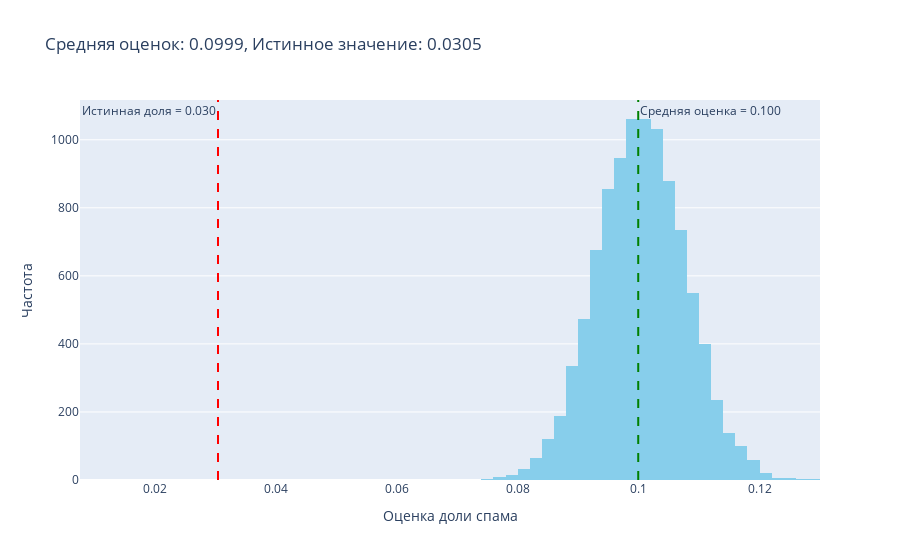

Notebook code cell kept with this figure:
### Markdown cell above
__д) [1 балл]__ Сделайте $10^4$ выборок размера $1000$. Постройте для каждой оценку доли плохих показов. Считайте, что модератор во время разметки безошибочно определяет значение из колонки `is_spam`. 

Нарисуйте гистограмму для получившегося распределения. Отметьте на ней настоящую долю плохих показов и получившееся у вас среднее. Правда ли, что они сильно отличаются друг от друга? Найдите среднее смещение оценки.

### Code cell
### ╰( ͡° ͜ʖ ͡° )つ▬▬ι═══════  bzzzzzzzzzz
# Параметры для симуляции
n_simulations = 10**4  
sample_size = 1000     
n_obs = df.shape[0]    

# Предварительно извлечём нужные массивы
spam_labels = df['is_spam'].values
shows = df['shows'].values

# Массив для хранения оценок доли спама для каждой симуляции
p_hat = np.empty(n_simulations)


# и считаем среднее по is_spam
for i in range(n_simulations):
    u = np.random.uniform(size=n_obs)
    score_log = np.log(u) / shows
    top_indices = np.argpartition(score_log, -sample_size)[-sample_size:]
    p_hat[i] = spam_labels[top_indices].mean()

true_p = (df['shows'] * df['is_spam']).sum() / df['shows'].sum()

mean_estimate = p_hat.mean()
bias = mean_estimate - true_p

print("Истинная доля плохих показов:", true_p)
print("Средняя оценка по симуляциям:", mean_estimate)
print("Среднее смещение оценки:", bias)

# Гистограмма распределения оценок
fig = go.Figure()
fig.add_trace(go.Histogram(x=p_hat, nbinsx=30, marker_color='skyblue'))
fig.add_vline(x=true_p, line=dict(color='red', dash='dash'),
              annotation_text=f'Истинная доля = {true_p:.3f}', annotation_position="top left")
fig.add_vline(x=mean_estimate, line=dict(color='green', dash='dash'),
              annotation_text=f'Средняя оценка = {mean_estimate:.3f}', annotation_position="top right")
fig.update_layout(
    title=f'Средняя оценок: {mean_estimate:.4f}, Истинное значение: {true_p:.4f}',
    xaxis_title='Оценка доли спама',
    yaxis_title='Частота'
)
fig.show()

### Figure 1 — Plotly figure (JSON) as saved in the notebook; plotly's stock layout.template omitted (floating-point values rounded to 4 significant figures; data arrays with more than 128 entries replaced by an {"elided": "..."} marker saying what was removed)
{"data": [{"marker": {"color": "skyblue"}, "nbinsx": 30, "type": "histogram", "x": {"elided": "10000 float values"}}], "layout": {"annotations": [{"showarrow": false, "text": "Истинная доля = 0.030", "x": 0.03045, "xanchor": "right", "xref": "x", "y": 1, "yanchor": "top", "yref": "y domain"}, {"showarrow": false, "text": "Средняя оценка = 0.100", "x": 0.09994, "xanchor": "left", "xref": "x", "y": 1, "yanchor": "top", "yref": "y domain"}], "shapes": [{"line": {"color": "red", "dash": "dash"}, "type": "line", "x0": 0.03045, "x1": 0.03045, "xref": "x", "y0": 0, "y1": 1, "yref": "y domain"}, {"line": {"color": "green", "dash": "dash"}, "type": "line", "x0": 0.09994, "x1": 0.09994, "xref": "x", "y0": 0, "y1": 1, "yref": "y domain"}], "title": {"text": "Средняя оценок: 0.0999, Истинное значение: 0.0305"}, "xaxis": {"title": {"text": "Оценка доли спама"}}, "yaxis": {"title": {"text": "Частота"}}}}
